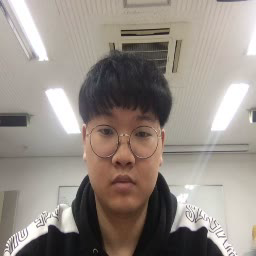
#> input picture frame 24 of res/img/records/base-200429_043745.avi, 256 x 256 px, given in place of the camera
$ jupyter execute 2020-04-09.ipynb   (text cells are left out)
#> lines starting #> are read from the running program, lines starting #| are printed output that depends on the picture; after the words box and inside, x2 and y2 are one past the last pixel; in counts of white or black regions, pixels touching at a corner belong together
[cell 1]
# 데이터 셋 준비

import urllib.request

def download(base_url, files, path_downloads):
#> called with path_downloads = './resources/'
    for f in files:
        urllib.request.urlretrieve(base_url+f,path_downloads+f)

# 하르 캐스케이드 특징 분류기 모델
# 'https://github.com/opencv/opencv/tree/master/data/haarcascades'

PATH_DOWNLOADS = './resources/'
BASE_URL = 'https://raw.githubusercontent.com/opencv/opencv/master/data/haarcascades/'
FILES = ['haarcascade_frontalface_default.xml',
         'haarcascade_eye.xml']

download(BASE_URL, FILES, PATH_DOWNLOADS)

[cell 2]
import numpy as np
import cv2

PATH = './resources/'
PRE_TRAINED_MODELS = {'frontalface': 'haarcascade_frontalface_default.xml',
                      'eye': 'haarcascade_eye.xml'}

FACE_THICKNESS, FACE_COLOR = 2, (255,0,0)
EYES_THICKNESS, EYES_COLOR = 1, (0,255,0)


classifier = {'face': cv2.CascadeClassifier(PATH + PRE_TRAINED_MODELS['frontalface']),
              'eye': cv2.CascadeClassifier(PATH + PRE_TRAINED_MODELS['eye'])}

# Camera Settings
cap = cv2.VideoCapture(0)

# Mainloop
while True:
    ret, frame = cap.read()
#> frame is the input picture: shape (256, 256, 3); mean B, G, R 134.3, 141.6, 150.5
    if not ret: break

    gray = cv2.cvtColor(frame, cv2.COLOR_BGR2GRAY)
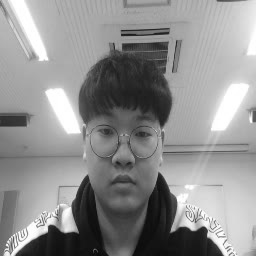
#> gray: shape (256, 256); min 8, max 255, mean 143.4

    faces = classifier['face'].detectMultiScale(gray, 1.3, 3)
#> faces = [[76, 98, 96, 96]]
    for (x,y,w,h) in faces:
        cv2.rectangle(frame, (x,y), (x+w, y+h), FACE_COLOR, FACE_THICKNESS)
        roi_gray, roi_color = gray[y:y+h, x:x+w], frame[y:y+h, x:x+w]

        eyes = classifier['eye'].detectMultiScale(roi_gray)
        for (ex,ey,ew,eh) in eyes:
            cv2.rectangle(roi_color, (ex,ey), (ex+ew, ey+eh), EYES_COLOR, EYES_THICKNESS)
#> this loop made 1 pass
#> (x, y, w, h, eyes) on pass 1: (76, 98, 96, 96, [[20, 23, 21, 21], [51, 23, 26, 26]])
#> pass 1, `roi_gray, roi_color = gray[y:y+h, x:x+w], frame[y:y+h, x:x+w]`:
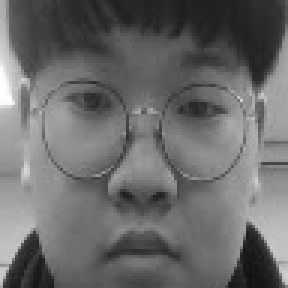
#> roi_gray: shape (96, 96) (shown 3 times larger); min 14, max 254, mean 106.2
#> pass 1, `roi_gray, roi_color = gray[y:y+h, x:x+w], frame[y:y+h, x:x+w]`:
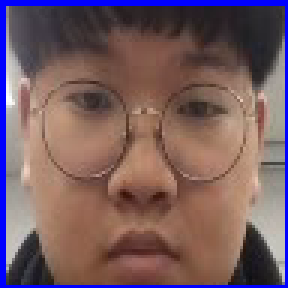
#> roi_color: shape (96, 96, 3) (shown 3 times larger); mean B, G, R 97.4, 92.7, 118.7
#> after the loop:
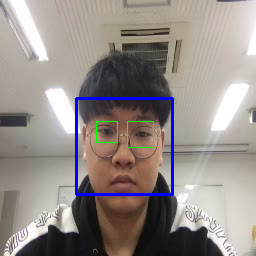
#> frame: shape (256, 256, 3); 2.04% of pixels changed, all inside (x1, y1, x2, y2) = (75, 97, 174, 196)
#> after the loop:
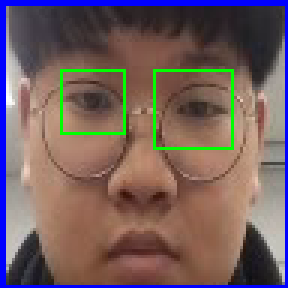
#> roi_color: shape (96, 96, 3) (shown 3 times larger); 2.04% of pixels changed, all inside (x1, y1, x2, y2) = (20, 23, 78, 50)

    cv2.imshow('frame', frame)

    key = cv2.waitKey(8)
#> (key Esc is pressed here)
    if key == 27: break

cv2.destroyAllWindows()
cap.release()

[cell 3]
import numpy as np
import cv2

PATH = './resources/'
PRE_TRAINED_MODELS = {'frontalface': 'haarcascade_frontalface_default.xml',
                      'eye': 'haarcascade_eye.xml'}

FACE_THICKNESS, FACE_COLOR = 2, (255,0,0)
EYES_THICKNESS, EYES_COLOR = 1, (0,255,0)


classifier = {'face': cv2.CascadeClassifier(PATH + PRE_TRAINED_MODELS['frontalface']),
              'eye': cv2.CascadeClassifier(PATH + PRE_TRAINED_MODELS['eye'])}

# Camera Settings
cap = cv2.VideoCapture(0)
frame_width = int(cap.get(3))
#> frame_width = 256
frame_height = int(cap.get(4))
#> frame_height = 256
out = cv2.VideoWriter('face_detect.avi',
                      cv2.VideoWriter_fourcc('M','J','P','G'),
                      10,
                      (frame_width,frame_height))

# Mainloop
while True:
    ret, frame = cap.read()
    if not ret: break

    gray = cv2.cvtColor(frame, cv2.COLOR_BGR2GRAY)

    faces = classifier['face'].detectMultiScale(gray, 1.3, 3)
    for (x,y,w,h) in faces:
        cv2.rectangle(frame, (x,y), (x+w, y+h), FACE_COLOR, FACE_THICKNESS)
        roi_gray, roi_color = gray[y:y+h, x:x+w], frame[y:y+h, x:x+w]

        eyes = classifier['eye'].detectMultiScale(roi_gray)
        for (ex,ey,ew,eh) in eyes:
            cv2.rectangle(roi_color, (ex,ey), (ex+ew, ey+eh), EYES_COLOR, EYES_THICKNESS)

    cv2.imshow('frame', frame)
    out.write(frame)

    key = cv2.waitKey(8)
#> (key Esc is pressed here)
    if key == 27: break

cv2.destroyAllWindows()
cap.release()
out.release()

$ run again, starting later in the video
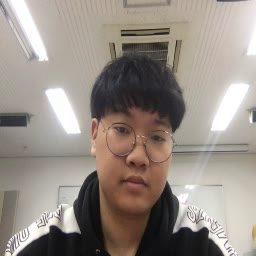
#> input picture frame 109 of res/img/records/base-200429_043745.avi, 256 x 256 px, given in place of the camera
#> frame is the input picture: shape (256, 256, 3); mean B, G, R 133.8, 141.5, 151.2
#> faces = [[85, 90, 105, 105]]
#> the loop `for (x,y,w,h) in faces:` made 1 pass
#> (x, y, w, h, eyes) on pass 1: (85, 90, 105, 105, [[24, 29, 23, 23], [58, 38, 23, 23]])
#> after the loop `for (x,y,w,h) in faces:`:
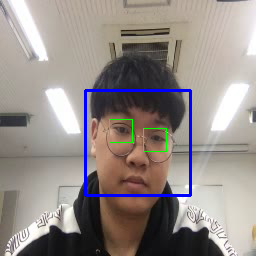
#> frame: shape (256, 256, 3); 2.2% of pixels changed, all inside (x1, y1, x2, y2) = (84, 89, 192, 197)
#> after the loop `for (x,y,w,h) in faces:`:
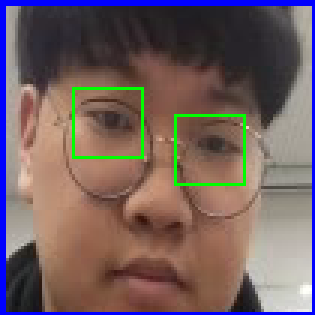
#> roi_color: shape (105, 105, 3) (shown 3 times larger); mean B, G, R 96.4, 96.4, 114.8
#> frame_width = 256

$ run again, starting later in the video
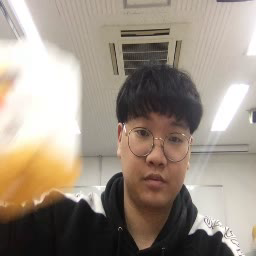
#> input picture frame 195 of res/img/records/base-200429_043745.avi, 256 x 256 px, given in place of the camera
#> frame is the input picture: shape (256, 256, 3); mean B, G, R 132.1, 145.1, 157.3
#> faces = [[115, 101, 88, 88]]
#> the loop `for (x,y,w,h) in faces:` made 1 pass
#> (x, y, w, h, eyes) on pass 1: (115, 101, 88, 88, [[14, 19, 24, 24], [45, 26, 24, 24]])
#> after the loop `for (x,y,w,h) in faces:`:
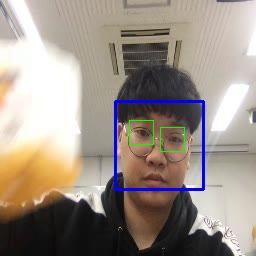
#> frame: shape (256, 256, 3); 1.9% of pixels changed, all inside (x1, y1, x2, y2) = (114, 100, 205, 191)
#> after the loop `for (x,y,w,h) in faces:`:
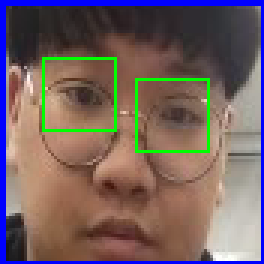
#> roi_color: shape (88, 88, 3) (shown 3 times larger); mean B, G, R 97.7, 98.5, 116.6
#> frame_width = 256
